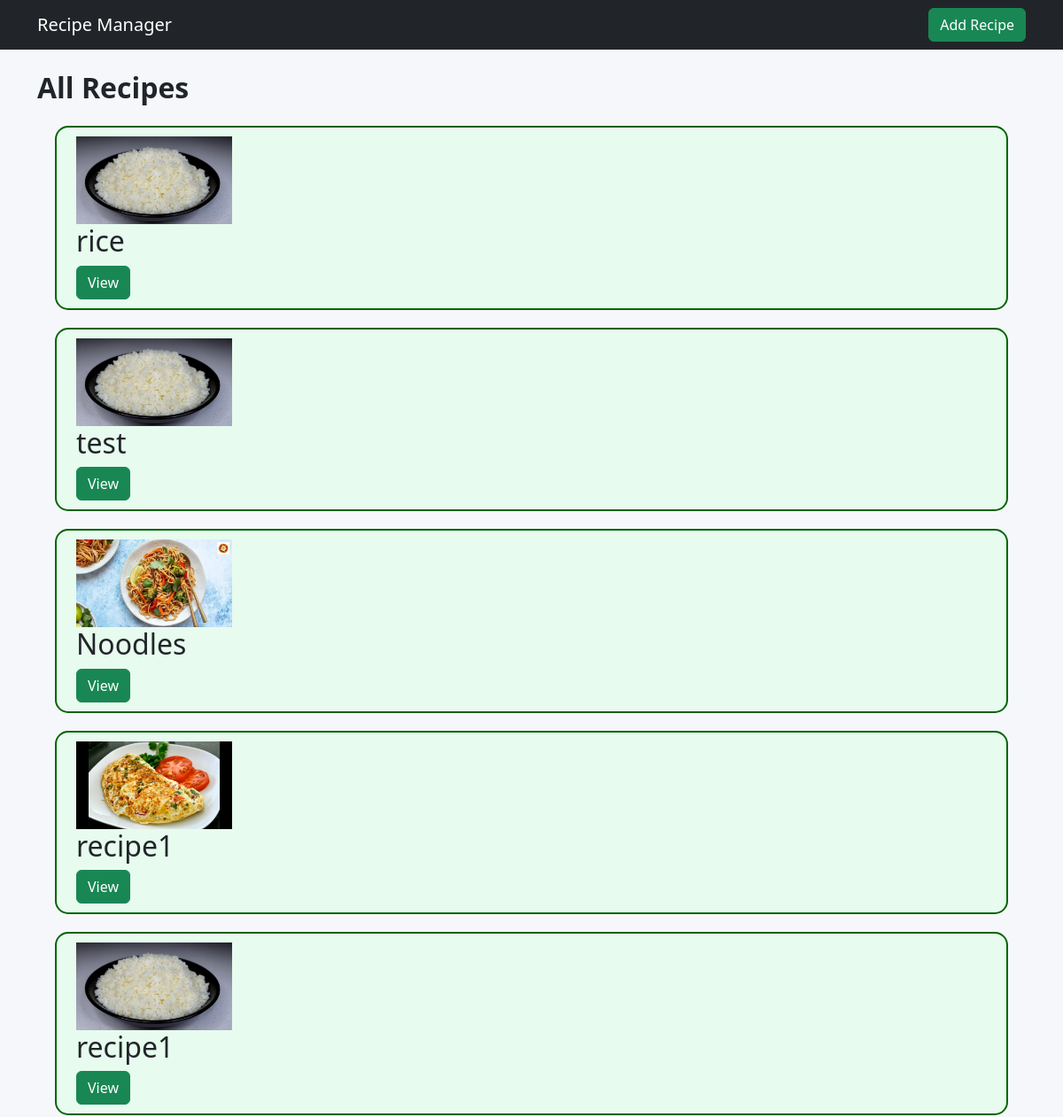
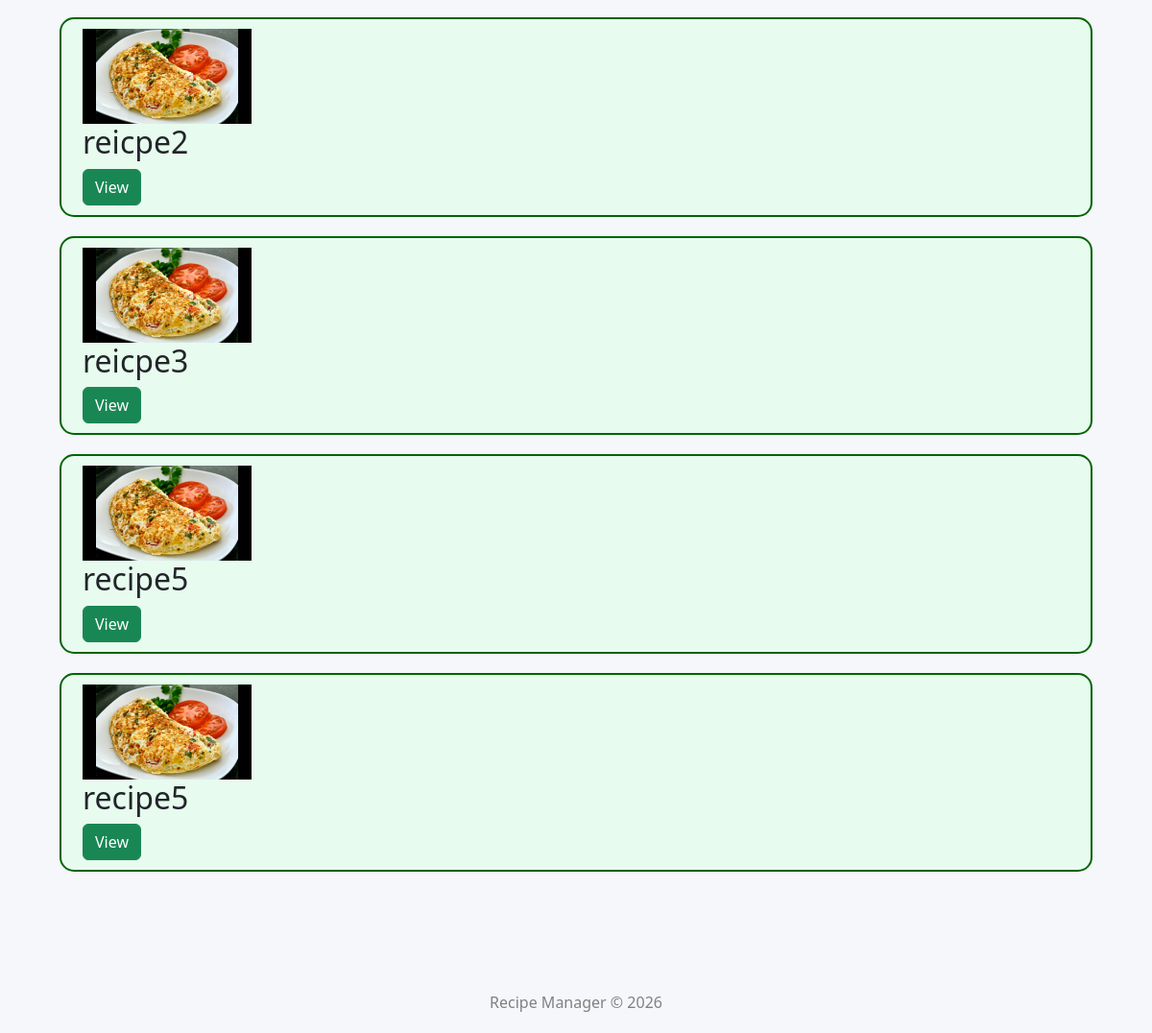
/, run on an earlier commit of the app's database (2 pictures, top to bottom).
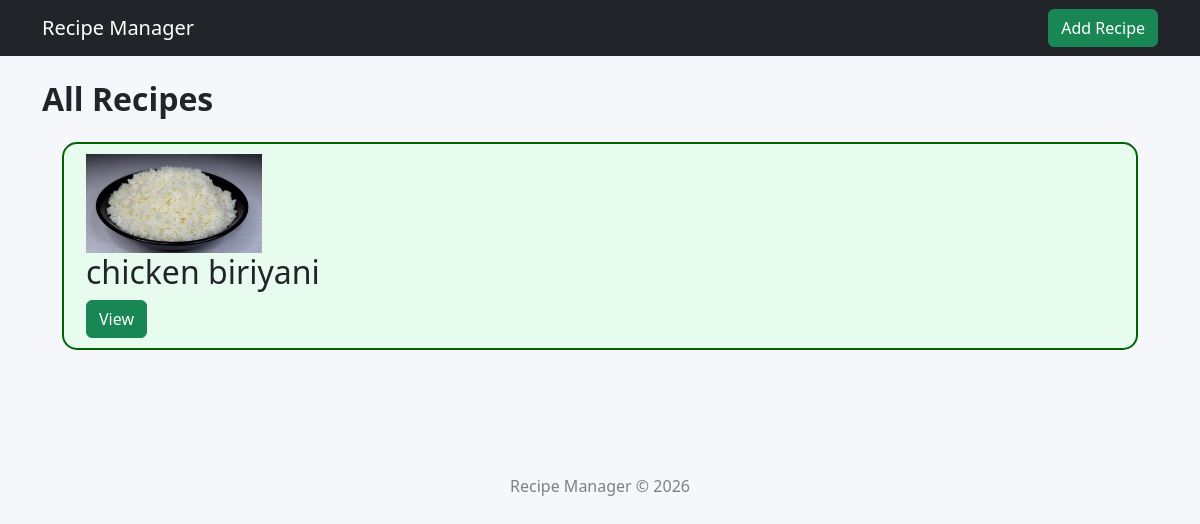
And on a later commit of the database.
### recipes/models.py (models this page shows, shortened)
class Recipe(models.Model):
  name =  models.CharField(max_length=100,unique=True)
  ingredients = models.TextField()
  cooking_time = models.PositiveIntegerField()
  difficulty_level =  models.CharField(max_length=10,choices=DIFFICULTY_CHOICES)
  instructions =  models.TextField()
  image =  models.ImageField(
    upload_to='recipes/',
    blank=True,
    null=True
  )

### recipes/views.py (the view)
# urls.py: path('', views.recipe_list, name ='recipe_list'),
def recipe_list(request):
  recipes = Recipe.objects.all()
  context = {
    'recipes':recipes
  }
  return render(request, 'recipe_list.html',context)

### templates/recipe_list.html
{% extends 'base.html' %}
{% load static %}
{% block content %}
<h2 class="page-title mb-4">
All Recipes
</h2>
{% for recipe in recipes %}
  <div class="row recipe-card">
  {% if recipe.image %}
    <img src="{{recipe.image.url}}" alt="{{ recipeimage }}" class="recipe-image">
  {% else %}
    <img src="{% static 'images/whiterice-cooked.jpg' %}" alt="Static image" class="default_image">
  {% endif %}
  <h2>{{ recipe.name }}</h2>
  <div class="action-btns">
    <a href="{% url 'recipe_details' recipe.id %}" class="btn btn-success">View</a>
  </div>
</div>
{% endfor %}
{% endblock %}

### templates/base.html (shortened to what this page needs)
{% load static %}
<!DOCTYPE html>
<html lang="en">
<head>
<link href="https://cdn.jsdelivr.net/npm/bootstrap@5.3.7/dist/css/bootstrap.min.css" rel="stylesheet">
<link rel="stylesheet" href="{% static 'css/style.css' %}">
</head>
<body>
<nav class="navbar navbar-dark bg-dark">
    <div class="container">
        <a class="navbar-brand" href="#">
             Recipe Manager
        </a>
        <a href="{% url 'recipe_form' %}" class="btn btn-success">
            Add Recipe
        </a>
    </div>
</nav>
<div class="container py-4">
{% block content %}
{% endblock %}
</div>
<footer>
Recipe Manager © 2026
</footer>
</body>
</html>

### static/css/style.css (style rules this page uses)
body { background-color:#f5f7fa; }
.page-title { font-weight:700; }
footer { margin-top:60px; padding:20px; text-align:center; color:gray; }
.default_image { width: 200px; }
.recipe-card { background-color: rgba(211, 255, 221, 0.423); margin: 20px; border: 2px solid darkgreen; padding: 10px; border-radius: 15px; }
.action-btns { gap: 20px; display: flex; }

What changed in the data, as far as the page shows it:
removed Recipe: name "rice"
removed Recipe: name "test"
removed Recipe: image (picture), name "Noodles"
removed Recipe: image (picture), name "recipe1"
removed Recipe: name "recipe1"
removed Recipe: image (picture), name "reicpe2"
removed Recipe: image (picture), name "reicpe3"
removed Recipe: image (picture), name "recipe5"
removed Recipe: image (picture), name "recipe5"
added Recipe: name "chicken biriyani"
